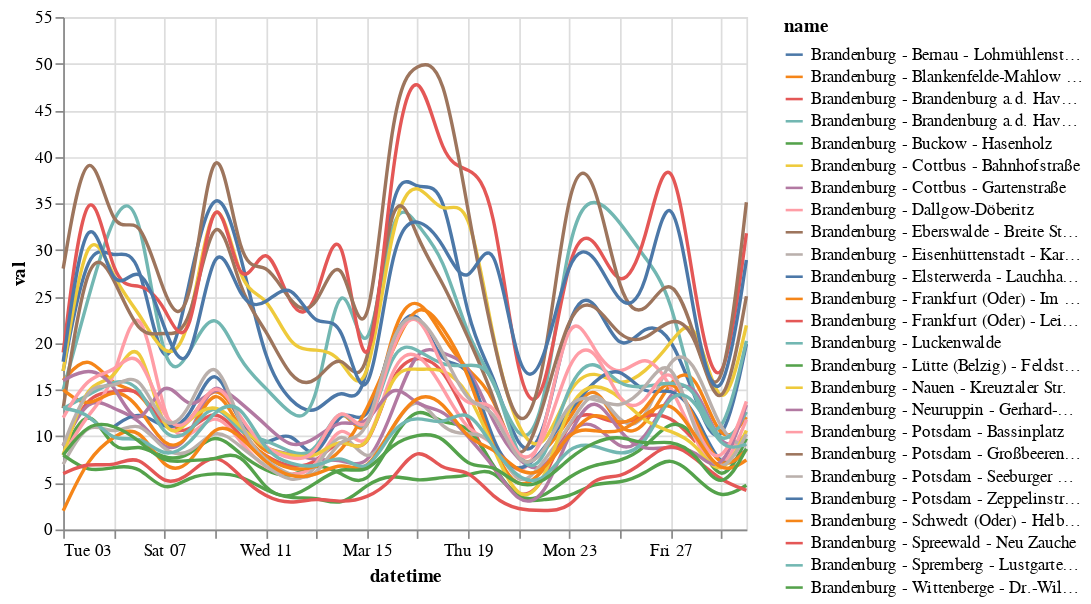

Source (notebook cell):
### Code cell
alt.Chart(bb_not_in_rush_hour).mark_line(interpolate='basis').encode(
    x='datetime:T',
    y='val:Q',
    color='name:N'
)

### Figure 1 — Vega-Lite specification as saved in the notebook (floating-point values rounded to 4 significant figures; data arrays with more than 128 entries replaced by an {"elided": "..."} marker saying what was removed)
{"config": {"view": {"continuousWidth": 400, "continuousHeight": 300}}, "data": {"name": "data-3464141c79ad87b4d93b74932d74033b"}, "mark": {"type": "line", "interpolate": "basis"}, "encoding": {"color": {"type": "nominal", "field": "name"}, "x": {"type": "temporal", "field": "datetime"}, "y": {"type": "quantitative", "field": "val"}}, "$schema": "https://vega.github.io/schema/vega-lite/v4.0.2.json", "datasets": {"data-3464141c79ad87b4d93b74932d74033b": {"elided": "696 records"}}}
